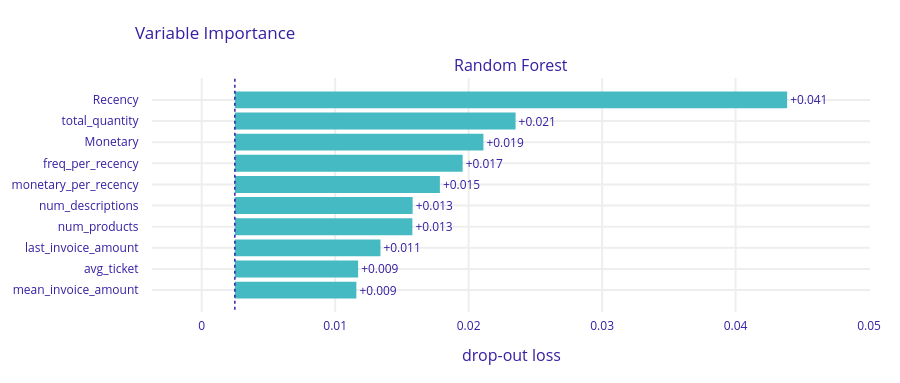

The notebook cell saved with this chart:
### Code cell
# Visualización de importancia de variables
vi_rf.plot()

### Figure 1 — Plotly figure (JSON) as saved in the notebook; plotly's stock layout.template omitted (floating-point values rounded to 4 significant figures)
{"data": [{"base": 0.002483, "hoverinfo": "text", "hoverlabel": {"bgcolor": "rgba(0,0,0,0.8)"}, "hovertext": ["Model: Random Forest loss after<br>variable: Recency is permuted: 0.044<br>Drop-out loss change: +0.041", "Model: Random Forest loss after<br>variable: total_quantity is permuted: 0.024<br>Drop-out loss change: +0.021", "Model: Random Forest loss after<br>variable: Monetary is permuted: 0.021<br>Drop-out loss change: +0.019", "Model: Random Forest loss after<br>variable: freq_per_recency is permuted: 0.02<br>Drop-out loss change: +0.017", "Model: Random Forest loss after<br>variable: monetary_per_recency is permuted: 0.018<br>Drop-out loss change: +0.015", "Model: Random Forest loss after<br>variable: num_descriptions is permuted: 0.016<br>Drop-out loss change: +0.013", "Model: Random Forest loss after<br>variable: num_products is permuted: 0.016<br>Drop-out loss change: +0.013", "Model: Random Forest loss after<br>variable: last_invoice_amount is permuted: 0.013<br>Drop-out loss change: +0.011", "Model: Random Forest loss after<br>variable: avg_ticket is permuted: 0.012<br>Drop-out loss change: +0.009", "Model: Random Forest loss after<br>variable: mean_invoice_amount is permuted: 0.012<br>Drop-out loss change: +0.009"], "marker": {"color": "#46bac2"}, "orientation": "h", "showlegend": false, "text": ["+0.041", "+0.021", "+0.019", "+0.017", "+0.015", "+0.013", "+0.013", "+0.011", "+0.009", "+0.009"], "textposition": "outside", "type": "bar", "x": [0.04138, 0.02103, 0.01862, 0.01707, 0.01536, 0.01332, 0.0133, 0.01091, 0.009236, 0.009104], "xaxis": "x", "y": ["Recency", "total_quantity", "Monetary", "freq_per_recency", "monetary_per_recency", "num_descriptions", "num_products", "last_invoice_amount", "avg_ticket", "mean_invoice_amount"], "yaxis": "y"}], "layout": {"annotations": [{"font": {"size": 16}, "showarrow": false, "text": "Random Forest", "x": 0.5, "xanchor": "center", "xref": "paper", "y": 1, "yanchor": "bottom", "yref": "paper"}, {"font": {"size": 16}, "showarrow": false, "text": "drop-out loss", "x": 0.5, "xanchor": "center", "xref": "paper", "y": 0, "yanchor": "top", "yref": "paper", "yshift": -30}], "font": {"color": "#371ea3"}, "height": 383, "margin": {"b": 71, "r": 30, "t": 78}, "shapes": [{"line": {"color": "#371ea3", "dash": "dot", "width": 1.5}, "type": "line", "x0": 0.002483, "x1": 0.002483, "xref": "x", "y0": -1, "y1": 10, "yref": "y"}], "title": {"text": "Variable Importance", "x": 0.15}, "xaxis": {"anchor": "y", "automargin": true, "domain": [0, 1], "fixedrange": true, "gridwidth": 2, "range": [-0.003724, 0.05007], "tickcolor": "white", "ticklen": 3, "ticks": "outside", "type": "linear", "zeroline": false}, "yaxis": {"anchor": "x", "automargin": true, "autorange": "reversed", "domain": [0, 1], "fixedrange": true, "gridwidth": 2, "tickcolor": "white", "ticklen": 10, "ticks": "outside", "type": "category"}}}
